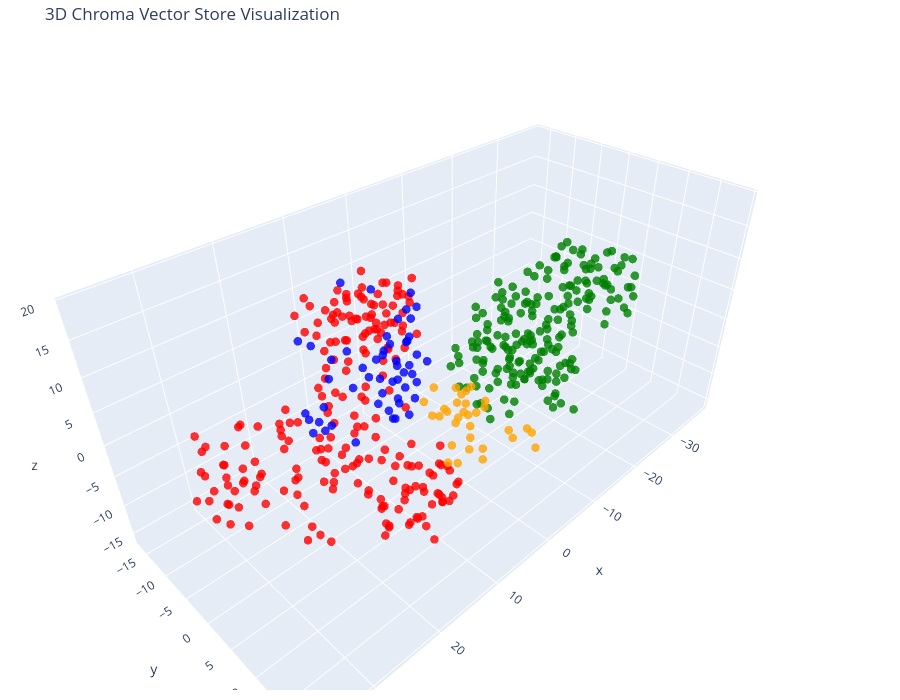

Here is the notebook cell this chart was saved with:
### Code cell
tsne = TSNE(n_components=3, random_state=42)
reduced_vectors = tsne.fit_transform(vectors)

# Create the 3D scatter plot
fig = go.Figure(data=[go.Scatter3d(
    x=reduced_vectors[:, 0],
    y=reduced_vectors[:, 1],
    z=reduced_vectors[:, 2],
    mode='markers',
    marker=dict(size=5, color=colors, opacity=0.8),
    text=[f"Type: {t}<br>Text: {d[:100]}..." for t, d in zip(doc_types, documents)],
    hoverinfo='text'
)])

fig.update_layout(
    title='3D Chroma Vector Store Visualization',
    scene=dict(xaxis_title='x', yaxis_title='y', zaxis_title='z'),
    width=900,
    height=700,
    margin=dict(r=10, b=10, l=10, t=40)
)

fig.show()

### Figure 1 — Plotly figure (JSON) as saved in the notebook; plotly's stock layout.template omitted (floating-point values rounded to 4 significant figures; data arrays with more than 128 entries replaced by an {"elided": "..."} marker saying what was removed)
{"data": [{"hoverinfo": "text", "marker": {"color": {"elided": "498 str values"}, "opacity": 0.8, "size": 5}, "mode": "markers", "text": {"elided": "498 str values"}, "type": "scatter3d", "x": {"elided": "498 float values"}, "y": {"elided": "498 float values"}, "z": {"elided": "498 float values"}}], "layout": {"height": 700, "margin": {"b": 10, "l": 10, "r": 10, "t": 40}, "scene": {"xaxis": {"title": {"text": "x"}}, "yaxis": {"title": {"text": "y"}}, "zaxis": {"title": {"text": "z"}}}, "title": {"text": "3D Chroma Vector Store Visualization"}, "width": 900}}
